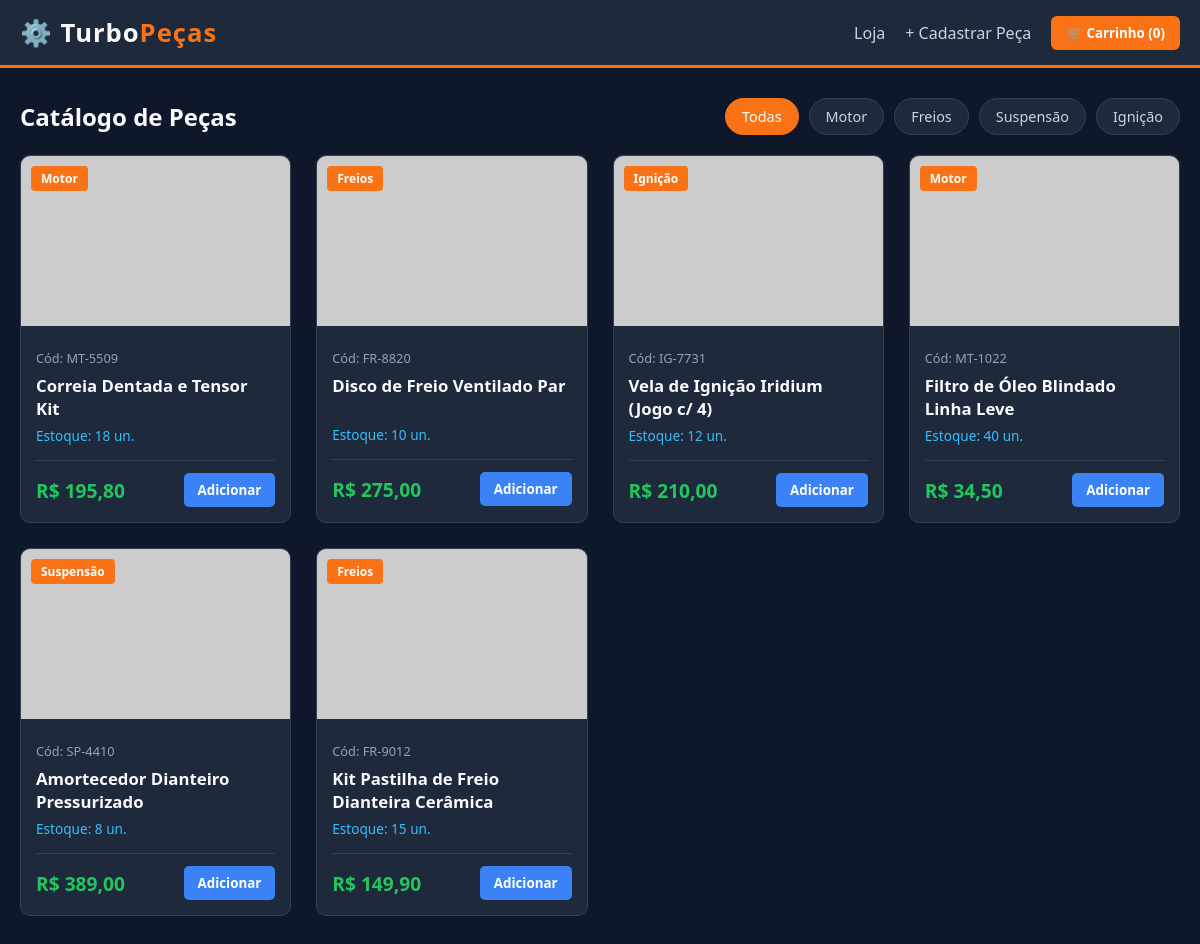
The page / on the database its author committed.
### tables this page shows
CREATE TABLE IF NOT EXISTS pecas (
    id INT AUTO_INCREMENT PRIMARY KEY,
    nome VARCHAR(150) NOT NULL,
    categoria VARCHAR(50) NOT NULL,
    codigo_sku VARCHAR(50) NOT NULL UNIQUE,
    preco DECIMAL(10, 2) NOT NULL,
    estoque INT NOT NULL DEFAULT 0,
    imagem_url VARCHAR(500) DEFAULT 'https://placehold.co/300x200/222/fff?text=Peca+Auto',
    criado_em TIMESTAMP DEFAULT CURRENT_TIMESTAMP
);

### index.php (the view, shortened to what this page needs)
<?php
require_once __DIR__ . '/assets/api/conexao.php';
$categoriaFiltro = trim($_GET['categoria'] ?? '');
if ($categoriaFiltro !== '') {
    $stmt = $pdo->prepare('SELECT * FROM pecas WHERE categoria = ? ORDER BY id DESC');
    $stmt->execute([$categoriaFiltro]);
} else {
    $stmt = $pdo->query('SELECT * FROM pecas ORDER BY id DESC');
}
$pecas = $stmt->fetchAll();
function e($valor): string {
    return htmlspecialchars((string)$valor, ENT_QUOTES | ENT_SUBSTITUTE, 'UTF-8');
}
?>
<!DOCTYPE html>
<html lang="pt-BR">
<head>
    <link rel="stylesheet" href="assets/css/style.css">
</head>
<body>
    <header>
        <div class="container header-content">
            <h1>⚙️ Turbo<span>Peças</span></h1>
            <nav>
                <a href="index.php">Loja</a>
                <a href="admin.php">+ Cadastrar Peça</a>
                <button id="btn-carrinho" type="button" onclick="toggleCarrinho()">
                    🛒 Carrinho (<span id="cart-count">0</span>)
                </button>
            </nav>
        </div>
    </header>
    <main class="container">
        <section class="filtros">
            <h2>Catálogo de Peças</h2>
            <div class="categorias-btns">
                <a href="index.php" class="<?= $categoriaFiltro === '' ? 'ativo' : '' ?>">Todas</a>
                <a href="index.php?categoria=Motor" class="<?= $categoriaFiltro === 'Motor' ? 'ativo' : '' ?>">Motor</a>
                <a href="index.php?categoria=Freios" class="<?= $categoriaFiltro === 'Freios' ? 'ativo' : '' ?>">Freios</a>
                <a href="index.php?categoria=Suspensão" class="<?= $categoriaFiltro === 'Suspensão' ? 'ativo' : '' ?>">Suspensão</a>
                <a href="index.php?categoria=Ignição" class="<?= $categoriaFiltro === 'Ignição' ? 'ativo' : '' ?>">Ignição</a>
            </div>
        </section>
        <section class="grid-pecas">
            <?php foreach ($pecas as $peca): ?>
                <div class="card">
                    <span class="badge"><?= e($peca['categoria']) ?></span>
                    <img src="<?= e($peca['imagem_url']) ?>" alt="<?= e($peca['nome']) ?>" loading="lazy">
                    <div class="card-body">
                        <small class="sku">Cód: <?= e($peca['codigo_sku']) ?></small>
                        <h3><?= e($peca['nome']) ?></h3>
                        <p class="estoque">Estoque: <?= (int)$peca['estoque'] ?> un.</p>
                        <div class="card-footer">
                            <span class="preco">R$ <?= number_format((float)$peca['preco'], 2, ',', '.') ?></span>
                            <?php if ((int)$peca['estoque'] > 0): ?>
                                <button type="button" class="btn-adicionar"
                                    data-id="<?= (int)$peca['id'] ?>"
                                    data-nome="<?= e($peca['nome']) ?>"
                                    data-preco="<?= e($peca['preco']) ?>"
                                    data-estoque="<?= (int)$peca['estoque'] ?>">Adicionar</button>
                            <?php else: ?>
                                <button type="button" disabled>Sem estoque</button>
                            <?php endif; ?>
                        </div>
                    </div>
                </div>
            <?php endforeach; ?>
        </section>
    </main>
</body>
</html>

### assets/css/style.css (style rules this page uses)
* { margin: 0; padding: 0; box-sizing: border-box; font-family: 'Segoe UI', Tahoma, Geneva, Verdana, sans-serif; }
body { background-color: #0f172a; color: #f8fafc; }
.container { max-width: 1200px; margin: 0 auto; padding: 0 20px; }
header { background-color: #1e293b; border-bottom: 3px solid #f97316; padding: 15px 0; position: sticky; top: 0; z-index: 100; }
.header-content { display: flex; justify-content: space-between; align-items: center; }
header h1 { font-size: 1.6rem; letter-spacing: 1px; }
header h1 span { color: #f97316; }
nav { display: flex; gap: 20px; align-items: center; }
nav a { color: #cbd5e1; text-decoration: none; font-weight: 500; }
#btn-carrinho { background-color: #f97316; color: #fff; border: none; padding: 8px 15px; border-radius: 6px; cursor: pointer; font-weight: bold; }
.filtros { display: flex; justify-content: space-between; align-items: center; margin: 30px 0 20px; flex-wrap: wrap; gap: 15px; }
.categorias-btns { display: flex; gap: 10px; }
.categorias-btns a { background-color: #1e293b; color: #cbd5e1; padding: 8px 16px; border-radius: 20px; text-decoration: none; font-size: 0.9rem; border: 1px solid #334155; }
.categorias-btns a.ativo, .categorias-btns a:hover { background-color: #f97316; color: #fff; border-color: #f97316; }
.grid-pecas { display: grid; grid-template-columns: repeat(auto-fill, minmax(260px, 1fr)); gap: 25px; margin-bottom: 50px; }
.card { background-color: #1e293b; border-radius: 10px; overflow: hidden; border: 1px solid #334155; position: relative; transition: transform 0.2s; }
.badge { position: absolute; top: 10px; left: 10px; background-color: #f97316; color: #fff; padding: 4px 10px; border-radius: 4px; font-size: 0.75rem; font-weight: bold; }
.card img { width: 100%; height: 170px; object-fit: cover; }
.card-body { padding: 15px; }
.sku { color: #94a3b8; font-size: 0.8rem; }
.card-body h3 { font-size: 1.05rem; margin: 6px 0; min-height: 45px; }
.estoque { font-size: 0.85rem; color: #38bdf8; margin-bottom: 15px; }
.card-footer { display: flex; justify-content: space-between; align-items: center; border-top: 1px solid #334155; padding-top: 12px; }
.preco { font-size: 1.2rem; font-weight: bold; color: #22c55e; }
.card-footer button { background-color: #3b82f6; color: white; border: none; padding: 8px 14px; border-radius: 5px; cursor: pointer; font-weight: 600; }

### rows shown on the page
pecas: categoria "Motor", codigo_sku "MT-5509", nome "Correia Dentada e Tensor Kit", estoque "18", preco "195,80"
pecas: categoria "Freios", codigo_sku "FR-8820", nome "Disco de Freio Ventilado Par", estoque "10", preco "275,00"
pecas: categoria "Ignição", codigo_sku "IG-7731", nome "Vela de Ignição Iridium (Jogo c/ 4)", estoque "12", preco "210,00"
pecas: categoria "Motor", codigo_sku "MT-1022", nome "Filtro de Óleo Blindado Linha Leve", estoque "40", preco "34,50"
pecas: categoria "Suspensão", codigo_sku "SP-4410", nome "Amortecedor Dianteiro Pressurizado", estoque "8", preco "389,00"
pecas: categoria "Freios", codigo_sku "FR-9012", nome "Kit Pastilha de Freio Dianteira Cerâmica", estoque "15", preco "149,90"
